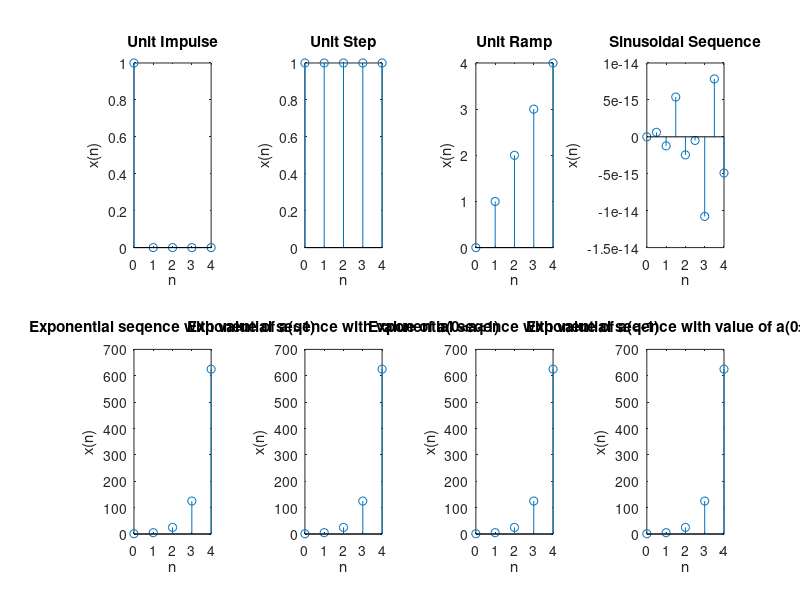

Write the MATLAB code that produced this figure.
n=input('Enter signal length  :');
f=input('Enter frequency of sinusoid : ');
fprintf("Enter values for exponential sequence\n");
a1=input('Enter value of a(>1)            : ');
a2=input('Enter value of a(0<a<1)         : ');
a3=input('Enter value of a(<-1)           : ');
a4=input('Enter value of a(0>a>-1)        : ');
t=0:1:(n-1);
x1=[1,zeros(1,(n-1))];
subplot(2,4,1);
stem(t,x1);
xlabel('n');
ylabel('x(n)');
title('Unit Impulse')                               %UNIT IMPULSE
x2=[1,ones(1,(n-1))];
subplot(2,4,2);
stem(t,x2);
xlabel('n');
ylabel('x(n)');
title('Unit Step')                                  %UNIT STEP
x3=t;
subplot(2,4,3);
stem(t,x3);
xlabel('n');
ylabel('x(n)');
title('Unit Ramp')                                  %UNIT RAMP
t1=0:0.5:(n-1);
x4=sin(2*pi*f*t1);
subplot(2,4,4);
stem(t1,x4);
xlabel('n');
ylabel('x(n)');
title('Sinusoidal Sequence')                        %SINUSOIDAL SEQUNCE
x1=a1.^t;
subplot(2,4,5);
stem(t,x1);
xlabel('n'); 
ylabel('x(n)');
title('Exponential seqence with value of a(>1)')    %EXPONENTIAL SEQUENCE
x2=a2.^t;
subplot(2,4,6);
stem(t,x2);
xlabel('n'); 
ylabel('x(n)');
title('Exponential seqence with value of a(0<a<1)')
x3=a3.^t;
subplot(2,4,7);
stem(t,x3);
xlabel('n'); 
ylabel('x(n)');
title('Exponential seqence with value of a(<-1)')
x4=a4.^t;
subplot(2,4,8);
stem(t,x4);
xlabel('n');
ylabel('x(n)');
title('Exponential seqence with value of a(0>a>-1)')